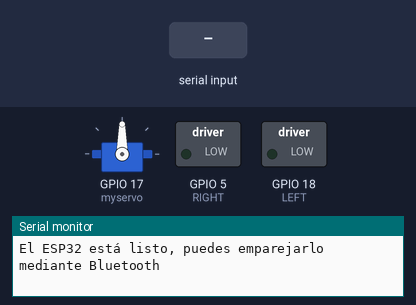
Recording of a program running on a simulated ESP32. Parts: servo, switched loads named in the program (green lamp = pin HIGH), the last lines printed to the serial monitor. Inputs (shaded band) come from the test bench. Nothing arrives over Bluetooth unless stated.

Above: at 1.2 s.
1.3 s: "M-" received over Serial
At 2.6 s:
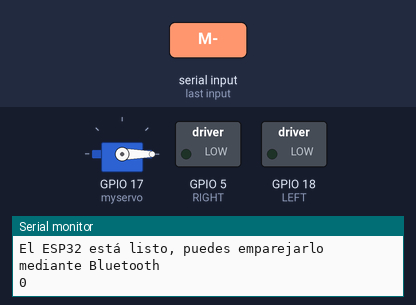
6.3 s: "M-90\n" received over the second serial link
At 7.8 s:
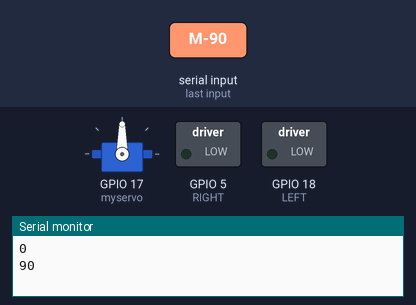
8.8 s: "M-" received over the second serial link
At 10.8 s:
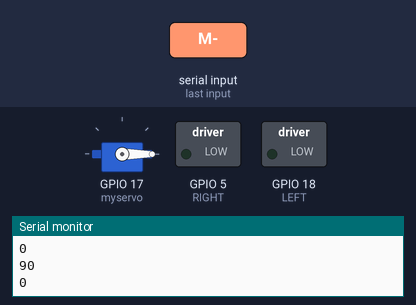
Timing chart, 0 to 12.3 s (numbered marks = the images above; inputs shaded):
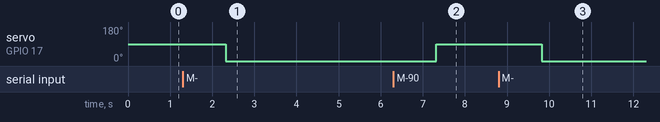

Measured:
- after the input at 1.3 s, servo on GPIO 17 (myservo): 90° → 0° after 1.0 s
- after the input at 6.3 s, servo on GPIO 17 (myservo): 0° → 90° after 1.0 s
- after the input at 8.8 s, servo on GPIO 17 (myservo): 90° → 0° after 1.0 s

The program:

main.cpp
```cpp
#include <Arduino.h>
#include "BluetoothSerial.h"
#include <ESP32Servo.h>

#if !defined(CONFIG_BT_ENABLED) || !defined(CONFIG_BLUEDROID_ENABLED)
#error Bluetooth is not enabled! Please run `make menuconfig` to and enable it
#endif

#define RIGHT 5
#define LEFT  18
const char *pin = "654321";
uint8_t baseMac[6];
Servo myservo;

BluetoothSerial SerialBT;
String dataString="";

void direction(char dir);
void servoMotor(int g);
Servo servos[1];

void setup() {
  Serial.begin(115200);
  pinMode(RIGHT,OUTPUT);
  pinMode(LEFT,OUTPUT);
  SerialBT.enableSSP();
  SerialBT.setPin(pin);

  SerialBT.begin("Toldo");
  esp_read_mac(baseMac, ESP_MAC_BT);
  myservo.attach(17);


  Serial.println("El ESP32 está listo, puedes emparejarlo mediante Bluetooth");
}

void loop() {

  if (Serial.available()) {
    dataString=Serial.readString();

    if (dataString.startsWith("D-")){
      Serial.println(dataString); //data.c_str()
      direction(dataString.charAt(2));
      dataString="";
    }
    if (dataString.startsWith("M-")){
      Serial.println(dataString.substring(2).toInt()); //data.c_str()
      int grados=dataString.substring(2).toInt();
      servoMotor(grados);
      dataString="";
    }
    else{
      dataString="";
    }

  }


  if (SerialBT.available()) {
    dataString=SerialBT.readString();
    if (dataString.startsWith("D-")){
      Serial.println(dataString); //data.c_str()
      direction(dataString.charAt(2));
      dataString="";
    }
    if (dataString.startsWith("M-")){
      Serial.println(dataString.substring(2).toInt()); //data.c_str()
      int grados=dataString.substring(2).toInt();
      servoMotor(grados);
      dataString="";
    }
    else{
      dataString="";
    }

  }
  delay(20);

  // data=SerialBT.read();
  //   Serial.printf(data.c_str());
  //   char dataArray[data.length()];
  //   data.toCharArray(dataArray, data.length());
  //   Serial.println(dataArray);
  //   Serial.write(atoi(dataArray));
  }

void servoMotor(int grados){
  myservo.write(grados);
}

void direction(char dir){
  Serial.println("Recibido:"+dir);
  switch (dir)
  {
  case 'I':
    Serial.println("Derecha");
    digitalWrite(LEFT,LOW);
    digitalWrite(RIGHT,HIGH);
    break;

  case 'D':
    Serial.println("Izquierda");
    digitalWrite(RIGHT,LOW);
    digitalWrite(LEFT,HIGH);
    break;

  case 'P':
    Serial.println("Para");
    digitalWrite(RIGHT,LOW);
    digitalWrite(LEFT,LOW);
    break;

  default:
    Serial.println("Default:"+dir);
    break;
  }

}
```
